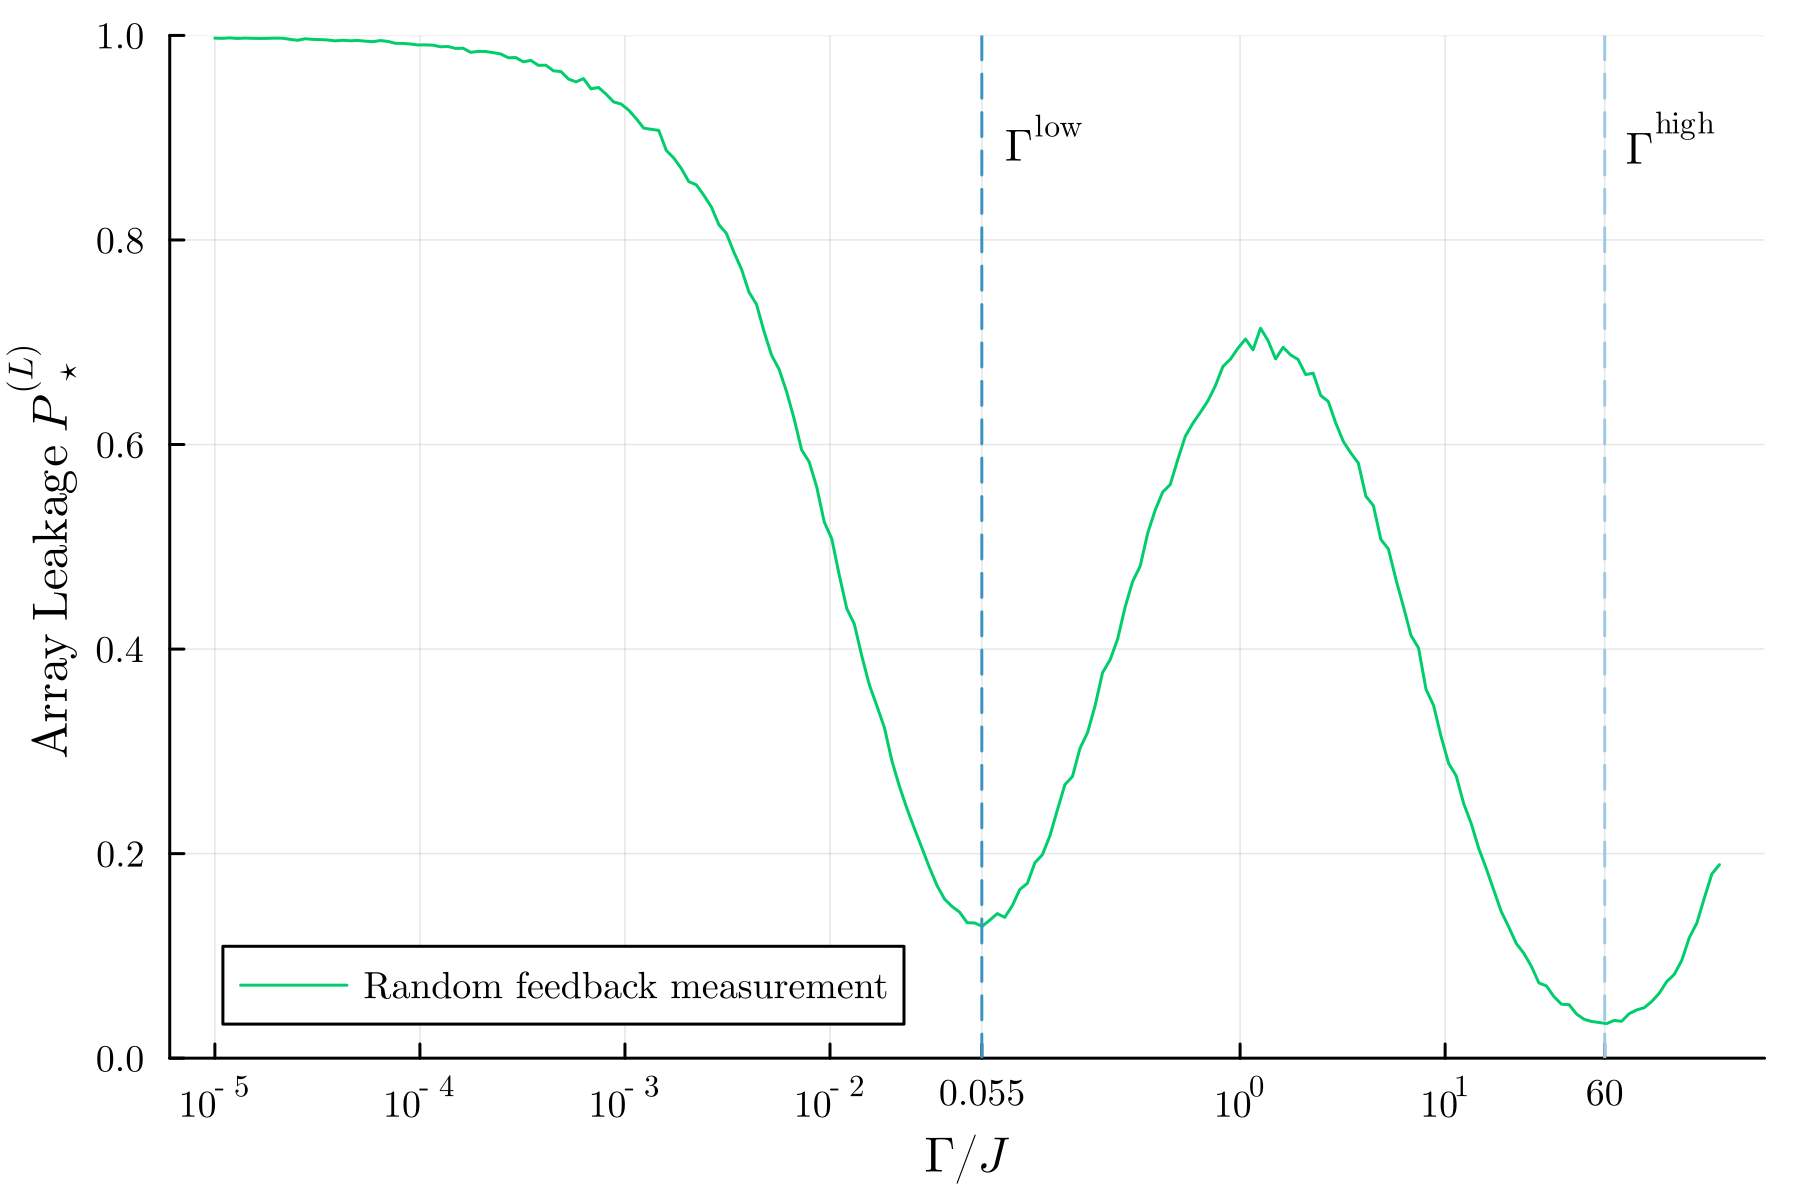

Source code (Julia):
using JLD2
using Plots
using PlotAndSave
using LRUFigureColors
using LaTeXStrings

function make_plot()
    path = @__DIR__
    plotinfo = load(joinpath(dirname(path), "data.jld2"), "plotinfo")
    pl = plot(xaxis = :log10,
    xticks = ([10^-5, 10^-4, 10^-3, 10^-2, 10^0, 10^1, 0.055, 60], ["10^{-5}", "10^{-4}", "10^{-3}", "10^{-2}", "10^{0}", "10^{1}", "0.055", "60"]),
    dpi = 300,
    xlabel = L"$\Gamma / J$",
    # ylabel = L"$\sum_{\ell} \left\langle \hat{n}_\ell(\hat{n}_\ell-\hat{I})/2 \right\rangle$",
    ylabel = L"$\textrm{Array \ Leakage} \ P_\star^{(L)}$",
    legend = :bottomleft,
    ylims = (0, 1)
    )
    for line in values(plotinfo.lines)
        plot!(pl, line.x, line.y / 2, label = "Random feedback measurement", color = color_periodic)
    end
    vline!(pl, [0.055], color = color_small_msr, ls = :dash, label = "")
    vline!(pl, [60], color = color_high_msr, ls = :dash, label = "")

    annotate!(pl, ((0.55, 0.9), text(L"\Gamma_{\textrm{}}^{\textrm{low}}", 10, "Computer Modern")))
    annotate!(pl, ((0.943, 0.9), text(L"\Gamma_{\textrm{}}^{\textrm{high}}", 10, "Computer Modern")))

    savefig(pl, joinpath(path, "paper_plot.png"))
    savefig(pl, joinpath(path, "rnd_msr_optimal_spots.svg"))
    return pl
end

make_plot()
